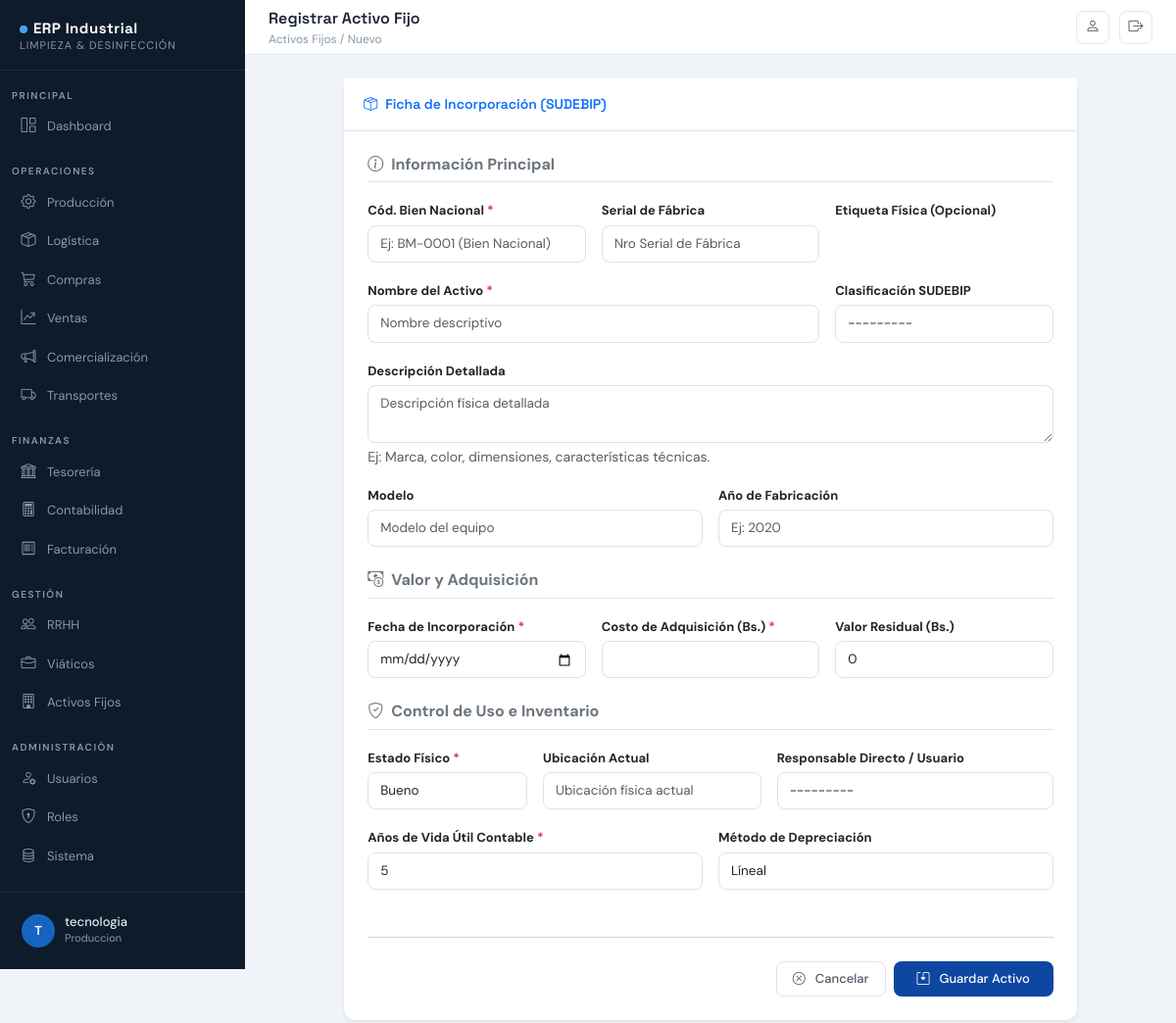
Page /activos_fijos/nuevo/ (signed in) on the committed database.
### apps/core/models.py (models this page shows, shortened)
class Usuario(AbstractUser):
    username = models.CharField(max_length=50, unique=True, verbose_name='Usuario')
    email = models.EmailField(unique=True, verbose_name='Correo')
    nombres = models.CharField(max_length=100, verbose_name='Nombres')
    apellidos = models.CharField(max_length=100, verbose_name='Apellidos')
    cedula = models.CharField(max_length=20, unique=True, null=True, blank=True, verbose_name='Cedula')
    telefono = models.CharField(max_length=20, blank=True, verbose_name='Telefono')
    foto = models.ImageField(upload_to='usuarios/', null=True, blank=True, verbose_name='Foto')
    cargo = models.CharField(max_length=100, blank=True, verbose_name='Cargo')
    area = models.ForeignKey(Area, on_delete=models.SET_NULL, null=True, blank=True, related_name='usuarios')
    rol = models.ForeignKey(Rol, on_delete=models.SET_NULL, null=True, blank=True, related_name='usuarios')
    estado = models.CharField(max_length=20, default='ACTIVO')
    activo = models.BooleanField(default=True, verbose_name='Activo')
    fecha_creacion = models.DateTimeField(auto_now_add=True)
    fecha_modificacion = models.DateTimeField(auto_now=True)
    ultimo_acceso = models.DateTimeField(null=True, blank=True)
    intentos_fallidos = models.PositiveSmallIntegerField(default=0)
    class Meta:
        ordering = ['apellidos', 'nombres']

### apps/activos_fijos/views.py (the view)
# urls.py: path('nuevo/', views.activo_create, name='activo_create'),
@login_required
def activo_create(request):
    if request.method == 'POST':
        form = ActivoFijoForm(request.POST)
        if form.is_valid():
            form.save()
            return redirect('activos_fijos:activo_list')
    else:
        form = ActivoFijoForm(initial={'fecha_adquisicion': timezone.now().date()})
    return render(request, 'activos_fijos/activo_form.html', {'form': form, 'titulo': 'Registrar Activo Fijo'})

### apps/activos_fijos/templates/activos_fijos/activo_form.html (shortened to what this page needs)
{% extends "core/base.html" %}
{% block page_title %}Registrar Activo Fijo{% endblock %}
{% block breadcrumb %}Activos Fijos / Nuevo{% endblock %}
{% block content %}
<div class="row justify-content-center">
    <div class="col-lg-10">
        <div class="erp-card shadow-sm border-0">
            <div class="erp-card-header bg-white border-bottom">
                <span class="erp-card-title text-primary"><i class="bi bi-box-seam me-2"></i>Ficha de Incorporación (SUDEBIP)</span>
            </div>
            <div class="erp-card-body p-4">
                <form method="post" class="needs-validation" novalidate>
                    <h6 class="text-secondary fw-bold border-bottom pb-2 mb-3"><i class="bi bi-info-circle me-2"></i>Información Principal</h6>
                    <div class="row g-3 mb-4">
                        <div class="col-md-4">
                            <label class="form-label fw-bold text-dark small" for="{{ form.codigo.id_for_label }}">Cód. Bien Nacional <span class="text-danger">*</span></label>
                            {{ form.codigo }}
                        </div>
                        <div class="col-md-4">
                            <label class="form-label fw-bold text-dark small" for="{{ form.serial.id_for_label }}">Serial de Fábrica</label>
                            {{ form.serial }}
                        </div>
                        <div class="col-md-4">
                            <label class="form-label fw-bold text-dark small" for="{{ form.etiqueta.id_for_label }}">Etiqueta Física (Opcional)</label>
                        </div>
                        <div class="col-md-8">
                            <label class="form-label fw-bold text-dark small" for="{{ form.nombre.id_for_label }}">Nombre del Activo <span class="text-danger">*</span></label>
                            {{ form.nombre }}
                        </div>
                        <div class="col-md-4">
                            <label class="form-label fw-bold text-dark small" for="{{ form.categoria.id_for_label }}">Clasificación SUDEBIP</label>
                            {{ form.categoria }}
                        </div>
                        <div class="col-md-12">
                            <label class="form-label fw-bold text-dark small" for="{{ form.descripcion.id_for_label }}">Descripción Detallada</label>
                            {{ form.descripcion }}
                            <div class="form-text small text-muted">Ej: Marca, color, dimensiones, características técnicas.</div>
                        </div>
                        <div class="col-md-6">
                            <label class="form-label fw-bold text-dark small" for="{{ form.modelo.id_for_label }}">Modelo</label>
                            {{ form.modelo }}
                        </div>
                        <div class="col-md-6">
                            <label class="form-label fw-bold text-dark small" for="{{ form.anio_fabricacion.id_for_label }}">Año de Fabricación</label>
                            {{ form.anio_fabricacion }}
                        </div>
                    </div>
                    <h6 class="text-secondary fw-bold border-bottom pb-2 mb-3 mt-4"><i class="bi bi-cash-coin me-2"></i>Valor y Adquisición</h6>
                    <div class="row g-3 mb-4">
                        <div class="col-md-4">
                            <label class="form-label fw-bold text-dark small" for="{{ form.fecha_adquisicion.id_for_label }}">Fecha de Incorporación <span class="text-danger">*</span></label>
                            {{ form.fecha_adquisicion }}
                        </div>
                        <div class="col-md-4">
                            <label class="form-label fw-bold text-dark small" for="{{ form.valor_compra.id_for_label }}">Costo de Adquisición (Bs.) <span class="text-danger">*</span></label>
                            {{ form.valor_compra }}
                        </div>
                        <div class="col-md-4">
                            <label class="form-label fw-bold text-dark small" for="{{ form.valor_residual.id_for_label }}">Valor Residual (Bs.)</label>
                            {{ form.valor_residual }}
                        </div>
                    </div>
                    <h6 class="text-secondary fw-bold border-bottom pb-2 mb-3 mt-4"><i class="bi bi-shield-check me-2"></i>Control de Uso e Inventario</h6>
                    <div class="row g-3 mb-4">
                        <div class="col-md-3">
                            <label class="form-label fw-bold text-dark small" for="{{ form.estado.id_for_label }}">Estado Físico <span class="text-danger">*</span></label>
                            {{ form.estado }}
                        </div>
                        <div class="col-md-4">
                            <label class="form-label fw-bold text-dark small" for="{{ form.ubicacion.id_for_label }}">Ubicación Actual</label>
                            {{ form.ubicacion }}
                        </div>
                        <div class="col-md-5">
                            <label class="form-label fw-bold text-dark small" for="{{ form.responsable.id_for_label }}">Responsable Directo / Usuario</label>
                            {{ form.responsable }}
                        </div>
                        <div class="col-md-6 mt-3">
                            <label class="form-label fw-bold text-dark small" for="{{ form.vida_util_anios.id_for_label }}">Años de Vida Útil Contable <span class="text-danger">*</span></label>
                            {{ form.vida_util_anios }}
                        </div>
                        <div class="col-md-6 mt-3">
                            <label class="form-label fw-bold text-dark small" for="{{ form.metodo_depreciacion.id_for_label }}">Método de Depreciación</label>
                            {{ form.metodo_depreciacion }}
                        </div>
                    </div>
                    <hr class="mt-5 mb-4 text-muted">
                    <div class="d-flex justify-content-end gap-2">
                        <a href="{% url 'activos_fijos:activo_list' %}" class="btn-erp btn-erp-outline">
                            <i class="bi bi-x-circle me-1"></i>Cancelar
                        </a>
                        <button type="submit" class="btn-erp btn-erp-primary px-4">
                            <i class="bi bi-save2 me-1"></i>Guardar Activo
                        </button>
                    </div>
                </form>
            </div>
        </div>
    </div>
</div>
{% endblock %}

### apps/core/templates/core/base.html (shortened to what this page needs)
<!DOCTYPE html>
<html lang="es">
<head>
  <link href="https://cdn.jsdelivr.net/npm/bootstrap@5.3.3/dist/css/bootstrap.min.css" rel="stylesheet">
  <link href="https://cdn.jsdelivr.net/npm/bootstrap-icons@1.11.3/font/bootstrap-icons.css" rel="stylesheet">
</head>
<body>
{% if user.is_authenticated %}
<nav id="sidebar">
  <div class="sidebar-brand">
    <div class="brand-name"><span class="brand-dot"></span>ERP Industrial</div>
    <div class="brand-sub">Limpieza &amp; Desinfección</div>
  </div>
  <div class="sidebar-nav">
    <div class="sidebar-section">Principal</div>
    <div class="nav-item">
      <a href="{% url 'core:dashboard' %}" class="nav-link {% if request.resolver_match.url_name == 'dashboard' and request.resolver_match.namespace == 'core' %}active{% endif %}">
        <i class="bi bi-grid-1x2"></i> Dashboard
      </a>
    </div>
    <div class="sidebar-section">Operaciones</div>
    <div class="nav-item"><a href="{% url 'produccion:dashboard' %}" class="nav-link"><i class="bi bi-gear"></i> Producción</a></div>
    <div class="nav-item"><a href="{% url 'logistica:dashboard' %}" class="nav-link"><i class="bi bi-box-seam"></i> Logística</a></div>
    <div class="nav-item"><a href="{% url 'compras:dashboard' %}" class="nav-link"><i class="bi bi-cart3"></i> Compras</a></div>
    <div class="nav-item"><a href="{% url 'ventas:dashboard' %}" class="nav-link"><i class="bi bi-graph-up-arrow"></i> Ventas</a></div>
    <div class="nav-item"><a href="{% url 'comercializacion:dashboard' %}" class="nav-link"><i class="bi bi-megaphone"></i> Comercialización</a></div>
    <div class="nav-item"><a href="{% url 'transportes:dashboard' %}" class="nav-link"><i class="bi bi-truck"></i> Transportes</a></div>
    <div class="sidebar-section">Finanzas</div>
    <div class="nav-item"><a href="{% url 'tesoreria:dashboard' %}" class="nav-link"><i class="bi bi-bank"></i> Tesorería</a></div>
    <div class="nav-item"><a href="{% url 'contabilidad:dashboard' %}" class="nav-link"><i class="bi bi-calculator"></i> Contabilidad</a></div>
    <div class="nav-item"><a href="{% url 'facturacion:dashboard' %}" class="nav-link"><i class="bi bi-receipt"></i> Facturación</a></div>
    <div class="sidebar-section">Gestión</div>
    <div class="nav-item"><a href="{% url 'rrhh:dashboard' %}" class="nav-link"><i class="bi bi-people"></i> RRHH</a></div>
    <div class="nav-item"><a href="{% url 'viaticos:dashboard' %}" class="nav-link"><i class="bi bi-briefcase"></i> Viáticos</a></div>
    <div class="nav-item"><a href="{% url 'activos_fijos:dashboard' %}" class="nav-link"><i class="bi bi-building"></i> Activos Fijos</a></div>
    {% if user.is_superuser %}
    <div class="sidebar-section">Administración</div>
    <div class="nav-item">
      <a href="{% url 'administracion:usuario_list' %}" class="nav-link {% if 'usuario' in request.resolver_match.url_name %}active{% endif %}">
        <i class="bi bi-person-gear"></i> Usuarios
      </a>
    </div>
    <div class="nav-item">
      <a href="{% url 'administracion:rol_list' %}" class="nav-link {% if 'rol' in request.resolver_match.url_name %}active{% endif %}">
        <i class="bi bi-shield-lock"></i> Roles
      </a>
    </div>
    <div class="nav-item">
      <a href="{% url 'administracion:mantenimiento' %}" class="nav-link">
        <i class="bi bi-database"></i> Sistema
      </a>
    </div>
    {% endif %}
  </div>
  <div class="sidebar-footer">
    <div class="user-card" style="text-decoration:none;">
      <div class="user-avatar">{{ user.username.0|upper }}</div>
      <div>
        <div class="user-name">{{ user.get_full_name|default:user.username }}</div>
        <div class="user-role">{{ user.groups.first.name|default:"Usuario" }}</div>
      </div>
    </div>
  </div>
</nav>
<div id="main">
  <div id="topbar">
    <div>
      <div class="topbar-title">{% block page_title %}Dashboard{% endblock %}</div>
      <div class="topbar-breadcrumb">{% block breadcrumb %}Inicio{% endblock %}</div>
    </div>
    <div class="topbar-right">
      <a href="/admin/" class="topbar-btn" title="Mi perfil"><i class="bi bi-person"></i></a>
      <a href="{% url 'logout' %}" class="topbar-btn" title="Cerrar sesión"><i class="bi bi-box-arrow-right"></i></a>
    </div>
  </div>
  <div id="content">
    {% block content %}{% endblock %}
  </div>
</div>
{% else %}
  {% block auth_content %}{% endblock %}
{% endif %}
</body>
</html>

### rows in the picture
Usuario: username.0 "T", get_full_name "tecnologia", groups.first.name "Produccion"
